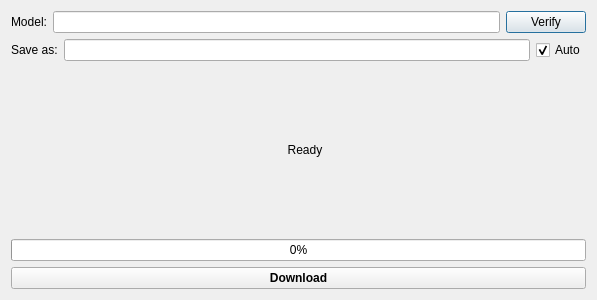
<?xml version="1.0" encoding="UTF-8"?>
<ui version="4.0">
 <class>ModelDownloadDialog</class>
 <widget class="QDialog" name="ModelDownloadDialog">
  <property name="geometry">
   <rect>
    <x>0</x>
    <y>0</y>
    <width>597</width>
    <height>300</height>
   </rect>
  </property>
  <property name="windowTitle">
   <string>Download model</string>
  </property>
  <layout class="QVBoxLayout" name="verticalLayout">
   <item>
    <layout class="QHBoxLayout" name="horizontalLayout">
     <item>
      <widget class="QLabel" name="label">
       <property name="text">
        <string>Model:</string>
       </property>
      </widget>
     </item>
     <item>
      <widget class="QLineEdit" name="ledtModelName"/>
     </item>
     <item>
      <widget class="QPushButton" name="btnVerify">
       <property name="sizePolicy">
        <sizepolicy hsizetype="Maximum" vsizetype="Fixed">
         <horstretch>0</horstretch>
         <verstretch>0</verstretch>
        </sizepolicy>
       </property>
       <property name="text">
        <string>Verify</string>
       </property>
      </widget>
     </item>
    </layout>
   </item>
   <item>
    <layout class="QHBoxLayout" name="horizontalLayout_3">
     <item>
      <widget class="QLabel" name="label_3">
       <property name="text">
        <string>Save as:</string>
       </property>
      </widget>
     </item>
     <item>
      <widget class="QLineEdit" name="ledtSaveModelName"/>
     </item>
     <item>
      <widget class="QCheckBox" name="chkAutoSaveName">
       <property name="text">
        <string>Auto</string>
       </property>
       <property name="checked">
        <bool>true</bool>
       </property>
      </widget>
     </item>
    </layout>
   </item>
   <item>
    <layout class="QHBoxLayout" name="horizontalLayout_4">
     <item>
      <widget class="QLabel" name="lblImgCheck">
       <property name="sizePolicy">
        <sizepolicy hsizetype="Maximum" vsizetype="Preferred">
         <horstretch>0</horstretch>
         <verstretch>0</verstretch>
        </sizepolicy>
       </property>
       <property name="text">
        <string/>
       </property>
       <property name="scaledContents">
        <bool>false</bool>
       </property>
      </widget>
     </item>
     <item>
      <widget class="QLabel" name="lblProgressShow">
       <property name="text">
        <string>Ready</string>
       </property>
       <property name="alignment">
        <set>Qt::AlignCenter</set>
       </property>
      </widget>
     </item>
    </layout>
   </item>
   <item>
    <widget class="QProgressBar" name="pgbDownProgress">
     <property name="value">
      <number>0</number>
     </property>
    </widget>
   </item>
   <item>
    <widget class="QPushButton" name="btnDownload">
     <property name="font">
      <font>
       <bold>true</bold>
      </font>
     </property>
     <property name="text">
      <string>Download</string>
     </property>
    </widget>
   </item>
  </layout>
 </widget>
 <resources/>
 <connections/>
</ui>
